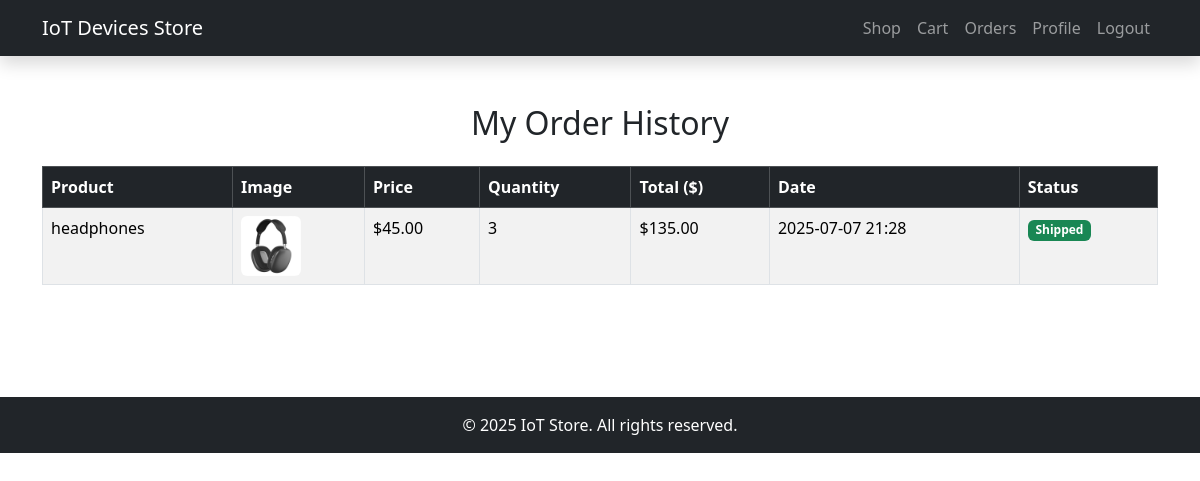
/user/orders.php (signed in), run on the app's committed database.
### tables this page shows
CREATE TABLE `order` (
  `id` int(11) NOT NULL,
  `user_id` int(11) DEFAULT NULL,
  `product_id` int(11) DEFAULT NULL,
  `quantity` int(11) DEFAULT 1,
  `order_date` datetime DEFAULT current_timestamp(),
  `status` varchar(50) DEFAULT 'Pending'
);

CREATE TABLE `product` (
  `id` int(11) NOT NULL,
  `name` varchar(100) NOT NULL,
  `description` text DEFAULT NULL,
  `category` varchar(100) DEFAULT NULL,
  `price` decimal(10,2) DEFAULT NULL,
  `stock` int(11) DEFAULT NULL,
  `image` varchar(255) DEFAULT NULL
);

### user/orders.php (the view, shortened to what this page needs)
<?php
include("../includes/db.php");
$user_id = $_SESSION['user_id'];
$stmt = $conn->prepare("
    SELECT o.id as order_id, o.quantity, o.order_date, o.status,
           p.name as product_name, p.image, p.price
    FROM `order` o
    JOIN product p ON o.product_id = p.id
    WHERE o.user_id = ?
    ORDER BY o.order_date DESC
");
$stmt->bind_param("i", $user_id);
$stmt->execute();
$result = $stmt->get_result();
include '../includes/header.php';
?>
<div class="container py-5">
  <h2 class="text-center mb-4">My Order History</h2>
  <?php if ($result->num_rows > 0) { ?>
    <div class="table-responsive">
      <table class="table table-bordered table-striped">
        <thead class="table-dark">
          <tr>
            <th>Product</th>
            <th>Image</th>
            <th>Price</th>
            <th>Quantity</th>
            <th>Total ($)</th>
            <th>Date</th>
            <th>Status</th>
          </tr>
        </thead>
        <tbody>
          <?php while ($row = $result->fetch_assoc()) { ?>
            <tr>
              <td><?php echo htmlspecialchars($row['product_name']); ?></td>
              <td>
                <img src="../assets/images/<?php echo htmlspecialchars($row['image']); ?>" width="60" height="60" class="rounded">
              </td>
              <td>$<?php echo number_format($row['price'], 2); ?></td>
              <td><?php echo $row['quantity']; ?></td>
              <td>$<?php echo number_format($row['price'] * $row['quantity'], 2); ?></td>
              <td><?php echo date("Y-m-d H:i", strtotime($row['order_date'])); ?></td>
              <td>
                <span class="badge bg-<?php echo ($row['status'] == 'Pending') ? 'warning' : 'success'; ?>">
                  <?php echo htmlspecialchars($row['status']); ?>
                </span>
              </td>
            </tr>
          <?php } ?>
        </tbody>
      </table>
    </div>
  <?php } else { ?>
    <div class="alert alert-info text-center">
      You have no orders yet. <a href="shop.php" class="btn btn-outline-primary btn-sm">Start Shopping</a>
    </div>
  <?php } ?>
</div>
<?php include '../includes/footer.php'; ?>

### data on the page
order: product.name "headphones", product.image (picture), product.price "45.00", quantity "3", $row['price'] * $row['quantity'] "135.00", order_date "2025-07-07 21:28", status "Shipped"
